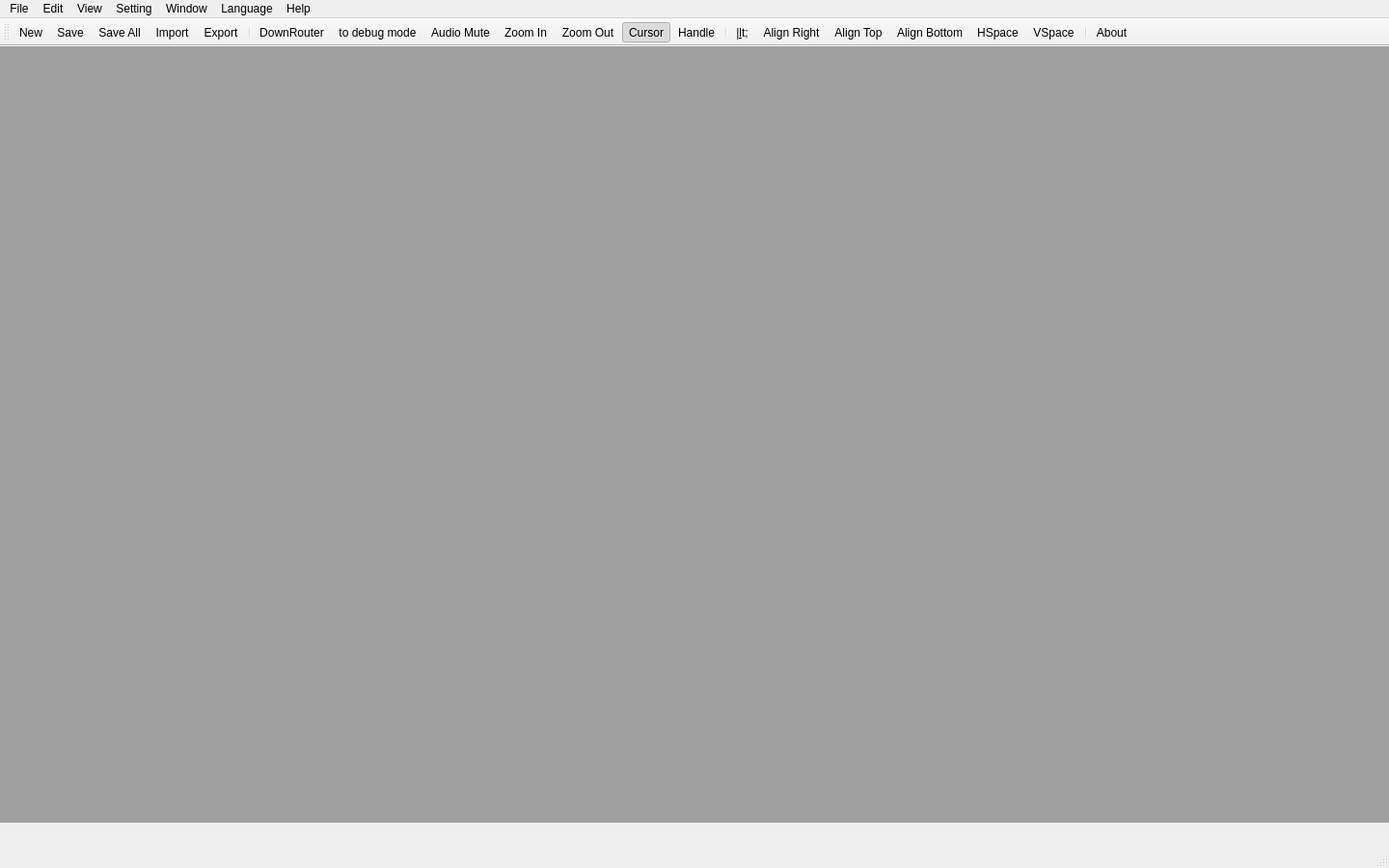
<?xml version="1.0" encoding="UTF-8"?>
<ui version="4.0">
 <class>MainWindow</class>
 <widget class="QMainWindow" name="MainWindow">
  <property name="geometry">
   <rect>
    <x>0</x>
    <y>0</y>
    <width>1440</width>
    <height>900</height>
   </rect>
  </property>
  <widget class="QWidget" name="_centralWidget">
   <layout class="QVBoxLayout" name="verticalLayout">
    <property name="spacing">
     <number>0</number>
    </property>
    <property name="leftMargin">
     <number>0</number>
    </property>
    <property name="topMargin">
     <number>0</number>
    </property>
    <property name="rightMargin">
     <number>0</number>
    </property>
    <property name="bottomMargin">
     <number>0</number>
    </property>
    <item>
     <widget class="QMdiArea" name="_mdiArea">
      <property name="background">
       <brush brushstyle="SolidPattern">
        <color alpha="255">
         <red>160</red>
         <green>160</green>
         <blue>160</blue>
        </color>
       </brush>
      </property>
     </widget>
    </item>
    <item>
     <widget class="PageManager" name="pageManager" native="true">
      <property name="minimumSize">
       <size>
        <width>0</width>
        <height>25</height>
       </size>
      </property>
      <property name="maximumSize">
       <size>
        <width>16777215</width>
        <height>25</height>
       </size>
      </property>
     </widget>
    </item>
   </layout>
  </widget>
  <widget class="QToolBar" name="_mainToolBar">
   <property name="windowTitle">
    <string>tool bar</string>
   </property>
   <attribute name="toolBarArea">
    <enum>TopToolBarArea</enum>
   </attribute>
   <attribute name="toolBarBreak">
    <bool>false</bool>
   </attribute>
   <addaction name="_actionNew"/>
   <addaction name="_actionSave"/>
   <addaction name="_actionSaveAll"/>
   <addaction name="_actionImport"/>
   <addaction name="_actionExport"/>
   <addaction name="separator"/>
   <addaction name="_actionDownRouter"/>
   <addaction name="_actionDownAlgorithm"/>
   <addaction name="_actionAudioMute"/>
   <addaction name="actionZoomIn"/>
   <addaction name="actionZoomOut"/>
   <addaction name="actionCursor"/>
   <addaction name="actionHandle"/>
   <addaction name="separator"/>
   <addaction name="actionAlignLeft"/>
   <addaction name="actionAlignRight"/>
   <addaction name="actionAlignTop"/>
   <addaction name="actionAlignBottom"/>
   <addaction name="actionAlignEqHSpace"/>
   <addaction name="actionAlignEqVSpace"/>
   <addaction name="separator"/>
   <addaction name="_actionAbout"/>
  </widget>
  <widget class="QStatusBar" name="_mainStatusBar"/>
  <widget class="QMenuBar" name="_menuBar">
   <property name="geometry">
    <rect>
     <x>0</x>
     <y>0</y>
     <width>1440</width>
     <height>23</height>
    </rect>
   </property>
   <widget class="QMenu" name="_menuFile">
    <property name="title">
     <string>File</string>
    </property>
    <addaction name="_actionSolutionManage"/>
    <addaction name="_actionNew"/>
    <addaction name="_actionSave"/>
    <addaction name="_actionSaveAll"/>
    <addaction name="_actionExport"/>
    <addaction name="_actionImport"/>
    <addaction name="_actionClose"/>
    <addaction name="_actionSaveToDev"/>
    <addaction name="_actionLoadFromDev"/>
    <addaction name="_action_ResourceManager"/>
    <addaction name="separator"/>
    <addaction name="_actionLoadCfgSPK"/>
    <addaction name="_actionLoadCfgAMP"/>
    <addaction name="_actionLoadCfgTRN"/>
    <addaction name="separator"/>
    <addaction name="_actionExit"/>
   </widget>
   <widget class="QMenu" name="_menuView">
    <property name="title">
     <string>View</string>
    </property>
    <addaction name="_actionStandard"/>
    <addaction name="_actionStatusBar"/>
    <addaction name="separator"/>
    <addaction name="_actionResetViews"/>
    <addaction name="_actionLogs"/>
    <addaction name="_actionDbDev"/>
    <addaction name="_actionDevType"/>
    <addaction name="_actionProperties"/>
    <addaction name="_actionDevModel"/>
    <addaction name="_actionProperties_cfg"/>
    <addaction name="_actionComponents"/>
    <addaction name="_actionComponentControls"/>
    <addaction name="separator"/>
    <addaction name="_actionDeviceLine"/>
   </widget>
   <widget class="QMenu" name="_menuSetting">
    <property name="title">
     <string>Setting</string>
    </property>
    <widget class="QMenu" name="menuSetting_up_a_Firewall">
     <property name="title">
      <string>Setting up a Firewall</string>
     </property>
     <addaction name="actionAdd_to_whitelist"/>
     <addaction name="actionRemove_whitelist"/>
    </widget>
    <widget class="QMenu" name="menuUserManage">
     <property name="title">
      <string>User Manage</string>
     </property>
     <addaction name="_actionUserManage"/>
     <addaction name="_actionUserLock"/>
     <addaction name="_actionUserPassword"/>
    </widget>
    <widget class="QMenu" name="menuOther_Utils">
     <property name="title">
      <string>Other Utils</string>
     </property>
     <addaction name="_actionCtrlCenterUtil"/>
    </widget>
    <addaction name="_actionDownRouter"/>
    <addaction name="_actionDownAlgorithm"/>
    <addaction name="separator"/>
    <addaction name="menuUserManage"/>
    <addaction name="menuSetting_up_a_Firewall"/>
    <addaction name="menuOther_Utils"/>
    <addaction name="_actionClearOfflineDev"/>
   </widget>
   <widget class="QMenu" name="_menuWindow">
    <property name="title">
     <string>Window</string>
    </property>
    <addaction name="_actionCascade"/>
    <addaction name="_actionTile"/>
    <addaction name="_actionMaximize"/>
   </widget>
   <widget class="QMenu" name="menuLanguage">
    <property name="title">
     <string>Language</string>
    </property>
    <addaction name="actionChinese"/>
    <addaction name="actionEnglish"/>
   </widget>
   <widget class="QMenu" name="_menuhelp">
    <property name="title">
     <string>Help</string>
    </property>
    <widget class="QMenu" name="menuDocuments">
     <property name="title">
      <string>Documents</string>
     </property>
     <addaction name="_actionSoftwareOperationGuide"/>
     <addaction name="_actionFunctionModule"/>
    </widget>
    <addaction name="menuDocuments"/>
    <addaction name="_actionAbout"/>
   </widget>
   <widget class="QMenu" name="_menuEdit">
    <property name="title">
     <string>Edit</string>
    </property>
   </widget>
   <addaction name="_menuFile"/>
   <addaction name="_menuEdit"/>
   <addaction name="_menuView"/>
   <addaction name="_menuSetting"/>
   <addaction name="_menuWindow"/>
   <addaction name="menuLanguage"/>
   <addaction name="_menuhelp"/>
  </widget>
  <action name="_actionNew">
   <property name="icon">
    <iconset resource="../Image.qrc">
     <normaloff>:/Image/Default/new.png</normaloff>:/Image/Default/new.png</iconset>
   </property>
   <property name="text">
    <string>New</string>
   </property>
   <property name="toolTip">
    <string>New</string>
   </property>
   <property name="shortcut">
    <string>Ctrl+N</string>
   </property>
  </action>
  <action name="_actionClose">
   <property name="icon">
    <iconset resource="../Image.qrc">
     <normaloff>:/Image/Close16X.png</normaloff>:/Image/Close16X.png</iconset>
   </property>
   <property name="text">
    <string>Close</string>
   </property>
  </action>
  <action name="_actionSave">
   <property name="icon">
    <iconset resource="../Image.qrc">
     <normaloff>:/Image/Default/save.png</normaloff>:/Image/Default/save.png</iconset>
   </property>
   <property name="text">
    <string>Save</string>
   </property>
   <property name="shortcut">
    <string>Ctrl+S</string>
   </property>
  </action>
  <action name="_actionSaveAll">
   <property name="icon">
    <iconset resource="../Image.qrc">
     <normaloff>:/Image/Default/saveAll.png</normaloff>:/Image/Default/saveAll.png</iconset>
   </property>
   <property name="text">
    <string>Save All</string>
   </property>
   <property name="toolTip">
    <string>Save All</string>
   </property>
   <property name="shortcut">
    <string>Ctrl+Shift+S</string>
   </property>
  </action>
  <action name="_actionImport">
   <property name="icon">
    <iconset resource="../Image.qrc">
     <normaloff>:/Image/Default/import.png</normaloff>:/Image/Default/import.png</iconset>
   </property>
   <property name="text">
    <string>Import</string>
   </property>
   <property name="toolTip">
    <string>Import</string>
   </property>
   <property name="shortcut">
    <string>Ctrl+I</string>
   </property>
  </action>
  <action name="_actionExport">
   <property name="icon">
    <iconset resource="../Image.qrc">
     <normaloff>:/Image/Default/export.png</normaloff>:/Image/Default/export.png</iconset>
   </property>
   <property name="text">
    <string>Export</string>
   </property>
   <property name="toolTip">
    <string>Export</string>
   </property>
   <property name="shortcut">
    <string>Ctrl+O</string>
   </property>
  </action>
  <action name="_actionLoadCfgSPK">
   <property name="text">
    <string>Load Configure For All Speaker</string>
   </property>
  </action>
  <action name="_actionLoadCfgAMP">
   <property name="text">
    <string>Load Configure For All Amplifier</string>
   </property>
  </action>
  <action name="_actionLoadCfgTRN">
   <property name="text">
    <string>Load Configure For All TransmitController</string>
   </property>
  </action>
  <action name="_actionExit">
   <property name="text">
    <string>Exit</string>
   </property>
  </action>
  <action name="_actionStandard">
   <property name="checkable">
    <bool>true</bool>
   </property>
   <property name="checked">
    <bool>true</bool>
   </property>
   <property name="text">
    <string>Standard</string>
   </property>
  </action>
  <action name="_actionDevice">
   <property name="checkable">
    <bool>true</bool>
   </property>
   <property name="checked">
    <bool>true</bool>
   </property>
   <property name="text">
    <string>Device</string>
   </property>
  </action>
  <action name="_actionStatusBar">
   <property name="checkable">
    <bool>true</bool>
   </property>
   <property name="checked">
    <bool>true</bool>
   </property>
   <property name="text">
    <string>Status Bar</string>
   </property>
  </action>
  <action name="_actionDeviceLine">
   <property name="text">
    <string>Device Link</string>
   </property>
  </action>
  <action name="_actionLanguage">
   <property name="text">
    <string>Language</string>
   </property>
  </action>
  <action name="actionChinese">
   <property name="checkable">
    <bool>true</bool>
   </property>
   <property name="text">
    <string>简体中文</string>
   </property>
  </action>
  <action name="actionEnglish">
   <property name="checkable">
    <bool>true</bool>
   </property>
   <property name="text">
    <string>English</string>
   </property>
  </action>
  <action name="_actionDeviceSetting">
   <property name="text">
    <string>Device Setting</string>
   </property>
  </action>
  <action name="_actionDeviceView">
   <property name="text">
    <string>View Device Setting</string>
   </property>
  </action>
  <action name="_actionUserLock">
   <property name="text">
    <string>User Lock</string>
   </property>
  </action>
  <action name="_actionUserPassword">
   <property name="text">
    <string>User Password</string>
   </property>
  </action>
  <action name="_actionCascade">
   <property name="text">
    <string>Cascade</string>
   </property>
  </action>
  <action name="_actionTile">
   <property name="text">
    <string>Tile</string>
   </property>
  </action>
  <action name="_actionMaximize">
   <property name="text">
    <string>Maximize</string>
   </property>
  </action>
  <action name="_actionAbout">
   <property name="icon">
    <iconset resource="../Image.qrc">
     <normaloff>:/Image/Default/about.png</normaloff>:/Image/Default/about.png</iconset>
   </property>
   <property name="text">
    <string>About</string>
   </property>
  </action>
  <action name="_actionDownRouter">
   <property name="icon">
    <iconset resource="../Image.qrc">
     <normaloff>:/Image/Default/downRouter.png</normaloff>:/Image/Default/downRouter.png</iconset>
   </property>
   <property name="text">
    <string>DownRouter</string>
   </property>
   <property name="shortcut">
    <string>Ctrl+T</string>
   </property>
  </action>
  <action name="_actionDownAlgorithm">
   <property name="checkable">
    <bool>false</bool>
   </property>
   <property name="icon">
    <iconset resource="../Image.qrc">
     <normaloff>:/Image/Default/debugMode.png</normaloff>:/Image/Default/debugMode.png</iconset>
   </property>
   <property name="text">
    <string>to debug mode</string>
   </property>
   <property name="shortcut">
    <string>Ctrl+T</string>
   </property>
  </action>
  <action name="_actionSaveToDev">
   <property name="text">
    <string>Save To Device</string>
   </property>
  </action>
  <action name="_actionLoadFromDev">
   <property name="text">
    <string>Load From Device</string>
   </property>
  </action>
  <action name="_actionClearOfflineDev">
   <property name="text">
    <string>Delete Offline Device</string>
   </property>
  </action>
  <action name="actionAlignLeft">
   <property name="icon">
    <iconset resource="../Image.qrc">
     <normaloff>:/Image/Default/AlignLeft.png</normaloff>:/Image/Default/AlignLeft.png</iconset>
   </property>
   <property name="text">
    <string>Align Left</string>
   </property>
   <property name="iconText">
    <string>|&lt;</string>
   </property>
   <property name="toolTip">
    <string>Align Left</string>
   </property>
  </action>
  <action name="actionAlignRight">
   <property name="icon">
    <iconset resource="../Image.qrc">
     <normaloff>:/Image/Default/AlignRight.png</normaloff>:/Image/Default/AlignRight.png</iconset>
   </property>
   <property name="text">
    <string>Align Right</string>
   </property>
   <property name="toolTip">
    <string>Align Right</string>
   </property>
  </action>
  <action name="actionAlignTop">
   <property name="icon">
    <iconset resource="../Image.qrc">
     <normaloff>:/Image/Default/AlignTop.png</normaloff>:/Image/Default/AlignTop.png</iconset>
   </property>
   <property name="text">
    <string>Align Top</string>
   </property>
   <property name="toolTip">
    <string>Align Top</string>
   </property>
  </action>
  <action name="actionAlignBottom">
   <property name="icon">
    <iconset resource="../Image.qrc">
     <normaloff>:/Image/Default/AlignBottom.png</normaloff>:/Image/Default/AlignBottom.png</iconset>
   </property>
   <property name="text">
    <string>Align Bottom</string>
   </property>
   <property name="toolTip">
    <string>Align Bottom</string>
   </property>
  </action>
  <action name="actionAlignEqHSpace">
   <property name="icon">
    <iconset resource="../Image.qrc">
     <normaloff>:/Image/Default/AlignEqSpaceH.png</normaloff>:/Image/Default/AlignEqSpaceH.png</iconset>
   </property>
   <property name="text">
    <string>HSpace</string>
   </property>
   <property name="toolTip">
    <string>HSpace</string>
   </property>
  </action>
  <action name="actionAlignEqVSpace">
   <property name="icon">
    <iconset resource="../Image.qrc">
     <normaloff>:/Image/Default/AlignEqSpaceV.png</normaloff>:/Image/Default/AlignEqSpaceV.png</iconset>
   </property>
   <property name="text">
    <string>VSpace</string>
   </property>
   <property name="toolTip">
    <string>VSpace</string>
   </property>
  </action>
  <action name="actionZoomIn">
   <property name="enabled">
    <bool>true</bool>
   </property>
   <property name="icon">
    <iconset resource="../Image.qrc">
     <normaloff>:/Image/Default/ZoomIn.png</normaloff>:/Image/Default/ZoomIn.png</iconset>
   </property>
   <property name="text">
    <string>Zoom In</string>
   </property>
   <property name="toolTip">
    <string>Zoom In</string>
   </property>
  </action>
  <action name="actionZoomOut">
   <property name="icon">
    <iconset resource="../Image.qrc">
     <normaloff>:/Image/Default/ZoomOut.png</normaloff>:/Image/Default/ZoomOut.png</iconset>
   </property>
   <property name="text">
    <string>Zoom Out</string>
   </property>
   <property name="toolTip">
    <string>Zoom Out</string>
   </property>
  </action>
  <action name="actionCursor">
   <property name="checkable">
    <bool>true</bool>
   </property>
   <property name="checked">
    <bool>true</bool>
   </property>
   <property name="icon">
    <iconset resource="../PropertyBrowser/qtpropertybrowser.qrc">
     <normaloff>:/qt-project.org/qtpropertybrowser/images/cursor-arrow.png</normaloff>:/qt-project.org/qtpropertybrowser/images/cursor-arrow.png</iconset>
   </property>
   <property name="text">
    <string>Cursor</string>
   </property>
  </action>
  <action name="actionHandle">
   <property name="checkable">
    <bool>true</bool>
   </property>
   <property name="checked">
    <bool>false</bool>
   </property>
   <property name="icon">
    <iconset resource="../PropertyBrowser/qtpropertybrowser.qrc">
     <normaloff>:/qt-project.org/qtpropertybrowser/images/cursor-openhand.png</normaloff>:/qt-project.org/qtpropertybrowser/images/cursor-openhand.png</iconset>
   </property>
   <property name="text">
    <string>Handle</string>
   </property>
  </action>
  <action name="_actionDevType">
   <property name="checkable">
    <bool>true</bool>
   </property>
   <property name="checked">
    <bool>true</bool>
   </property>
   <property name="text">
    <string>Devices</string>
   </property>
   <property name="toolTip">
    <string>Devices</string>
   </property>
  </action>
  <action name="_actionProperties">
   <property name="checkable">
    <bool>true</bool>
   </property>
   <property name="checked">
    <bool>true</bool>
   </property>
   <property name="text">
    <string>Properties</string>
   </property>
   <property name="toolTip">
    <string>Properties</string>
   </property>
  </action>
  <action name="_actionComponents">
   <property name="checkable">
    <bool>true</bool>
   </property>
   <property name="checked">
    <bool>true</bool>
   </property>
   <property name="text">
    <string>Components</string>
   </property>
   <property name="toolTip">
    <string>Components</string>
   </property>
  </action>
  <action name="_actionSoftwareOperationGuide">
   <property name="text">
    <string>Software Operation Guide</string>
   </property>
   <property name="shortcut">
    <string>F1</string>
   </property>
  </action>
  <action name="_actionFunctionModule">
   <property name="text">
    <string>Function module</string>
   </property>
   <property name="shortcut">
    <string>F2</string>
   </property>
  </action>
  <action name="_actionComponentControls">
   <property name="checkable">
    <bool>true</bool>
   </property>
   <property name="text">
    <string>Component Controls Info</string>
   </property>
   <property name="toolTip">
    <string>View Component Controls Info</string>
   </property>
  </action>
  <action name="_actionDevModel">
   <property name="checkable">
    <bool>true</bool>
   </property>
   <property name="checked">
    <bool>true</bool>
   </property>
   <property name="text">
    <string>Dev Interface</string>
   </property>
   <property name="toolTip">
    <string>Dev Interface</string>
   </property>
  </action>
  <action name="_actionDbDev">
   <property name="checkable">
    <bool>true</bool>
   </property>
   <property name="checked">
    <bool>true</bool>
   </property>
   <property name="text">
    <string>Online Devices</string>
   </property>
   <property name="toolTip">
    <string>View Online Devices</string>
   </property>
  </action>
  <action name="_action_ResourceManager">
   <property name="text">
    <string>Resource Manager</string>
   </property>
  </action>
  <action name="_actionProperties_cfg">
   <property name="checkable">
    <bool>true</bool>
   </property>
   <property name="checked">
    <bool>true</bool>
   </property>
   <property name="text">
    <string>Properties</string>
   </property>
  </action>
  <action name="_actionAudioMute">
   <property name="checkable">
    <bool>true</bool>
   </property>
   <property name="icon">
    <iconset resource="../Image.qrc">
     <normaloff>:/Image/Default/AudioOn.png</normaloff>:/Image/Default/AudioOn.png</iconset>
   </property>
   <property name="text">
    <string>Audio Mute</string>
   </property>
   <property name="toolTip">
    <string>Audio Mute</string>
   </property>
  </action>
  <action name="_actionLogs">
   <property name="checkable">
    <bool>true</bool>
   </property>
   <property name="checked">
    <bool>true</bool>
   </property>
   <property name="text">
    <string>Logs</string>
   </property>
   <property name="toolTip">
    <string>Logs</string>
   </property>
  </action>
  <action name="_actionResetViews">
   <property name="checkable">
    <bool>false</bool>
   </property>
   <property name="checked">
    <bool>false</bool>
   </property>
   <property name="text">
    <string>reset views</string>
   </property>
   <property name="toolTip">
    <string>reset views</string>
   </property>
  </action>
  <action name="actionAdd_to_whitelist">
   <property name="text">
    <string>Add to whitelist</string>
   </property>
  </action>
  <action name="actionRemove_whitelist">
   <property name="text">
    <string>Remove whitelist</string>
   </property>
  </action>
  <action name="_actionSolution">
   <property name="checkable">
    <bool>false</bool>
   </property>
   <property name="checked">
    <bool>false</bool>
   </property>
   <property name="text">
    <string>reset views</string>
   </property>
   <property name="toolTip">
    <string>reset views</string>
   </property>
  </action>
  <action name="_actionSolutionManage">
   <property name="icon">
    <iconset resource="../Image.qrc">
     <normaloff>:/Image/solution.png</normaloff>:/Image/solution.png</iconset>
   </property>
   <property name="text">
    <string>Solution Manager</string>
   </property>
   <property name="toolTip">
    <string>Solution Manager</string>
   </property>
  </action>
  <action name="_actionCtrlCenterUtil">
   <property name="text">
    <string>Control Center Util</string>
   </property>
  </action>
  <action name="_actionUserManage">
   <property name="text">
    <string>User Manage</string>
   </property>
  </action>
 </widget>
 <layoutdefault spacing="6" margin="11"/>
 <customwidgets>
  <customwidget>
   <class>PageManager</class>
   <extends>QWidget</extends>
   <header>customWidget/pagemanager.h</header>
   <container>1</container>
  </customwidget>
 </customwidgets>
 <resources>
  <include location="../Image.qrc"/>
  <include location="../PropertyBrowser/qtpropertybrowser.qrc"/>
 </resources>
 <connections/>
 <slots>
  <slot>UserLock()</slot>
  <slot>StatusBarDisplay(bool)</slot>
  <slot>ToolBarDisplay(bool)</slot>
  <slot>OpenClicked()</slot>
 </slots>
</ui>
